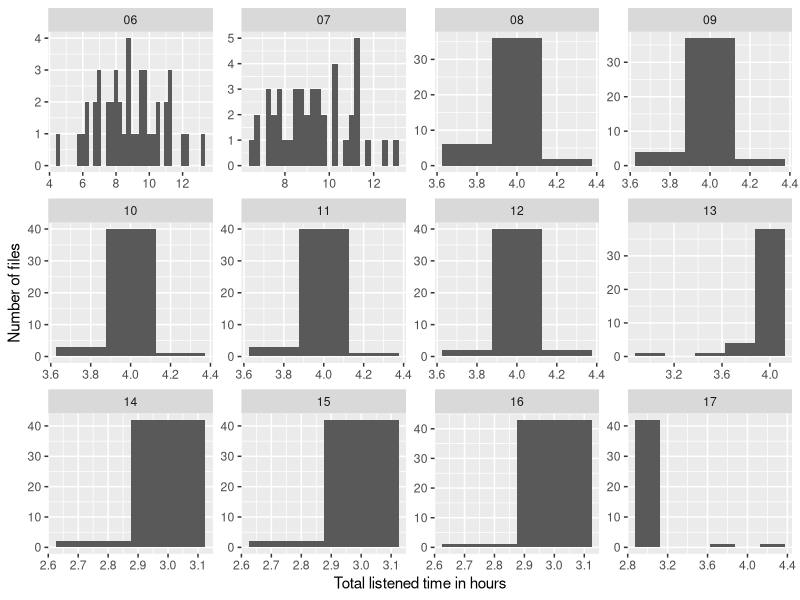
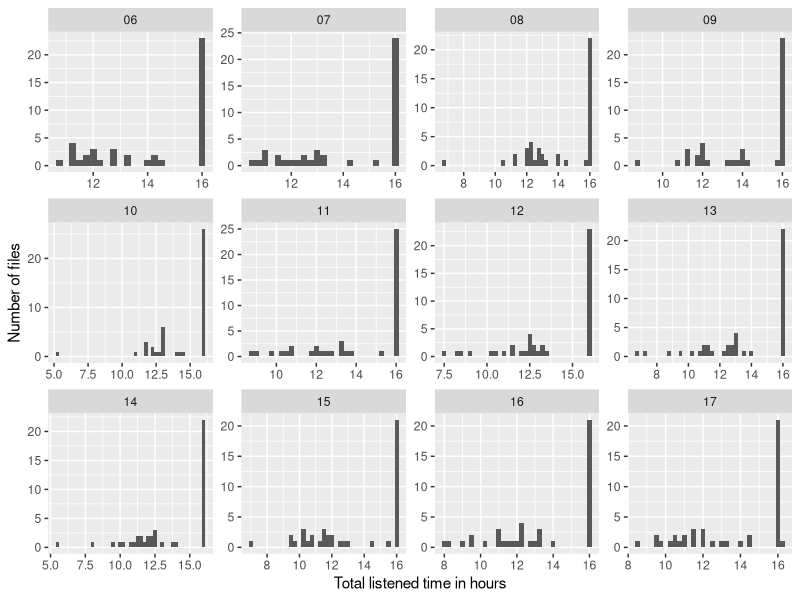

Recreate these plots in R, in order.
## ---- chunk 1
knitr::opts_chunk$set(echo = TRUE)
#knitr::opts_knit$set(root.dir = normalizePath(".."))
#eb: i commented out the above so paths will work as they should; under
# knit you always want the knit directory to be the *project* directory
library(tidyverse)
library(kableExtra)
library(skimr)

## ---- chunk 2

listened_time <- read_csv(
  "../output/Total_Listen_Time_Summary.csv",
  col_types = cols(
    filename = col_character(),
    subregion_time = col_double(),
    skip_time = col_double(),
    num_makeup_region = col_double(),
    num_subregion_with_annot = col_double(),
    total_listen_time = col_double(),
    num_extra_region = col_double(),
    silence_time = col_double(),
    num_surplus_region = col_double(),
    surplus_time = col_double(),
    makeup_time = col_double(),
    extra_time = col_double(),
    skip_silence_overlap_hour = col_double(),
    end_time = col_double(),
    silence_raw_hour = col_double(),
    subregion_raw_hour = col_double(),
    num_raw_subregion = col_double(),
    positions = col_character(),
    ranks = col_character(),
    annotation_counts_raw = col_character()
  )) %>%
  # All *_time columns are in milliseconds, add their hour counterparts
  mutate(across(.cols = ends_with('_time'), ~ .x / (60 * 60 * 1000), .names = '{.col}_hour')) %>%
  # Some of the "_hour" columns were already in the csv, round all of them to 2 decimal places.
  mutate(across(.cols = ends_with('_hour'), ~ round(.x, 2))) %>%
  # Enforce order for consistency with the older Python code
  relocate(extra_time_hour,makeup_time_hour,surplus_time_hour,silence_time_hour,
           subregion_time_hour,skip_time_hour,end_time_hour,total_listen_time_hour,
           silence_raw_hour,subregion_raw_hour, .after = last_col())

listened_time_with_months <- listened_time %>% 
  separate(filename, into = c("subj","month"), sep = "_", extra="drop",remove=F)
skim(listened_time_with_months)
## ---- chunk 3
avgs <- listened_time_with_months %>% 
  group_by(month) %>% 
  summarise(mean_listen_time = round(mean(total_listen_time_hour), 2),
            sd_listen_time = round(sd(total_listen_time_hour),2),
            max = max(total_listen_time_hour), 
            min = min(total_listen_time_hour)
            )
knitr::kable(
  avgs,
  caption = "Mean, maximum and minimum listened time per month in hours"
) %>%
  kable_styling(bootstrap_options = c("striped", "hover", "condensed"), full_width = T, fixed_thead = T)

## ---- chunk 4
avgs_silence <- listened_time_with_months %>% 
  group_by(month) %>% 
  summarise(mean_silence_time = round(mean(silence_raw_hour), 2),
            sd_silence_time = round(sd(silence_raw_hour),2),
            max = max(silence_raw_hour), 
            min = min(silence_raw_hour),
            mean_length_of_recording = round(mean(end_time_hour), 2),
            sd_recording_length = round(sd(end_time_hour),2),
            max_length = max(end_time_hour), 
            min_length = min(end_time_hour),)
knitr::kable(
  avgs_silence,
  caption = "Mean, maximum and minimum silence time per month in hours"
) %>%
  kable_styling(bootstrap_options = c("striped", "hover", "condensed"), full_width = T, fixed_thead = T)

## ---- chunk 5
knitr::kable(
  listened_time_with_months[1:5,] %>% select(filename, ends_with("hour")),
  caption = "A tibble of listened time csv file"
) %>%
    kable_styling(bootstrap_options = c("striped", "hover", "condensed"), full_width = F, position = 'left')
## ---- chunk 6
ggplot(data = listened_time_with_months) + geom_histogram(mapping = aes(x = total_listen_time_hour),binwidth=.25) + facet_wrap(~ month, scales = "free") +
  labs(x = "Total listened time in hours", y = "Number of files")
## ---- chunk 7
ggplot(data = listened_time_with_months) + geom_histogram(mapping = aes(x = end_time_hour),binwidth=.25) + facet_wrap(~ month, scales = "free") +
  labs(x = "Total listened time in hours", y = "Number of files")
## ---- chunk 8
headers <- c(
  "filename", 
  "month", 
  "silence_time_hour", 
  "skip_time_hour", 
  "skip_silence_overlap_hour", 
  "end_time_hour", 
  "total_listen_time_hour"
  )
sixseven_summary <- 
  listened_time_with_months %>%
  select(headers) %>%
  filter(month %in% c("06","07") & (total_listen_time_hour>12 | total_listen_time_hour<8)) %>%
  mutate(calculation_of_listen_time_hour = sprintf("= %s - (%s + %s - %s)", end_time_hour, skip_time_hour, silence_time_hour, skip_silence_overlap_hour)) %>% 
  arrange(total_listen_time_hour)

write_csv(sixseven_summary, 'sixseven_problems')

knitr::kable(sixseven_summary) %>%
  kable_styling(bootstrap_options = c("striped", "hover", "condensed", "bordered"), full_width = F, fixed_thead = T)
## ---- chunk 9
alternative <- listened_time_with_months %>%
  filter(month %in% c("06", "07")) %>%
  select(headers) %>%
  mutate(case1 = end_time_hour - (silence_time_hour - skip_silence_overlap_hour), case2 = end_time_hour - silence_time_hour) %>%
  filter(case1 > 12 | case1 < 8 | case2 > 12 | case2 < 8) %>% 
  arrange(total_listen_time_hour)

knitr::kable(alternative) %>%
  kable_styling(bootstrap_options = c("striped", "hover", "condensed", "bordered"), full_width = F, fixed_thead = T)
## ---- chunk 10
eight2thirteen <- 
  listened_time_with_months %>% 
  filter(month %in% c("08","09","10","11","12","13") & (total_listen_time_hour>4.25 | total_listen_time_hour<3.75 | num_raw_subregion<5)) %>%
  select(filename, month, ends_with("hour"),  -skip_silence_overlap_hour, contains("raw"), -annotation_counts_raw) %>% 
  arrange(total_listen_time_hour)

write_csv(eight2thirteen, 'eight2thirteen_problems')

listened_time_with_months %>% 
   filter(month %in% c("08","09","10","11","12","13") & num_raw_subregion<5) %>% 
  select(filename, month, ends_with("hour"),  -skip_silence_overlap_hour, contains("raw"), -annotation_counts_raw) %>% 
  arrange(total_listen_time_hour) %>%
  knitr::kable() %>%
  kable_styling(bootstrap_options = c("striped", "hover", "condensed", "bordered"), full_width = F, fixed_thead = T)

## ---- chunk 11
knitr::kable(eight2thirteen, table.attr='class="bigTable"') %>%
    kable_styling(bootstrap_options = c("striped", "hover", "condensed", "bordered"), full_width = F, fixed_thead = T, position="left")
## ---- chunk 12
fourteen2seventeen <-
  listened_time_with_months %>% 
  filter(month %in% c("14","15","16","17") & (total_listen_time_hour>3.25 | total_listen_time_hour<2.75)) %>%
  select(filename, month, ends_with("hour"),  -skip_silence_overlap_hour, contains("raw"), -annotation_counts_raw) %>% 
  arrange(total_listen_time_hour)

write_csv(fourteen2seventeen, 'fourteen2seventeen_problems')
listened_time_with_months %>% 
   filter(month %in% c("14","15","16","17") & num_raw_subregion<5) %>% 
  select(filename, month, ends_with("hour"),  -skip_silence_overlap_hour, contains("raw"), -annotation_counts_raw) %>% 
  arrange(total_listen_time_hour) %>%
  knitr::kable() %>%
  kable_styling(bootstrap_options = c("striped", "hover", "condensed", "bordered"), full_width = F, fixed_thead = T)
## ---- chunk 13
knitr::kable(fourteen2seventeen) %>%
      kable_styling(bootstrap_options = c("striped", "hover", "condensed", "bordered"), full_width = F, fixed_thead = T, position="left")
## ---- chunk 14
bind_rows(eight2thirteen, fourteen2seventeen) %>%
    mutate(
        without_surplus = total_listen_time_hour - surplus_time_hour
    ) %>%
    filter(
        total_listen_time_hour != without_surplus
    ) %>%
  select(filename, total_listen_time_hour, without_surplus, everything()) %>%
  knitr::kable() %>%
  kable_styling(bootstrap_options = c("striped", "hover", "condensed", "bordered"), full_width = F, fixed_thead = T)
## ---- chunk 15
mini_listened_time_data <- listened_time_with_months %>% 
  dplyr::select(filename, subj, month, positions, ranks, annotation_counts_raw)

ranks_fixed <- mini_listened_time_data %>% 
  separate(ranks,  into= c("r1","r2","r3","r4","r5"), sep = "', '", remove = F) %>% 
  mutate( r1 = str_extract(r1, "\\d"),
          r2 = str_extract(r2, "\\d"),
          r3 = str_extract(r3, "\\d"),
          r4 = str_extract(r4, "\\d"),
          r5 = str_extract(r5, "\\d")) 

ranks_long <- ranks_fixed %>%  
  dplyr::select(filename, subj, month, r1:r5) %>% 
  pivot_longer(cols = r1:r5, names_to = "slot", values_to = "rank") %>% 
  mutate(slot = str_extract(slot, "\\d"))

positions_fixed <- mini_listened_time_data %>% 
  separate(positions,  into= c("p1","p2","p3","p4","p5"), sep = "', '", remove = F) %>%
  mutate( p1 = str_extract(p1, "\\d"),
          p2 = str_extract(p2, "\\d"),
          p3 = str_extract(p3, "\\d"),
          p4 = str_extract(p4, "\\d"),
          p5 = str_extract(p5, "\\d")) 

positions_long <- positions_fixed %>% 
  dplyr::select(filename, subj, month, p1:p5) %>% 
  pivot_longer(cols = p1:p5, names_to = "slot", values_to = "position") %>% 
  mutate(slot = str_extract(slot, "\\d"))

counts_fixed <- mini_listened_time_data %>%
  separate(annotation_counts_raw, into= c("c1","c2","c3","c4","c5"), sep = ",", remove = F) %>%
  mutate( c1 = str_extract(c1, "\\d+"),
          c2 = str_extract(c2, "\\d+"),
          c3 = str_extract(c3, "\\d+"),
          c4 = str_extract(c4, "\\d+"),
          c5 = str_extract(c5, '\\d+')
    )

counts_long <- counts_fixed %>%
  select(filename, subj, month, c1:c5) %>%
  pivot_longer(cols = c1:c5, names_to = 'slot', values_to = 'counts') %>%
  mutate(slot = str_extract(slot, '\\d'))

voila <- positions_long %>%
  left_join(ranks_long) %>%
  left_join(counts_long)
## ---- chunk 16
final <- 
  voila %>%
  filter(!(month %in% c('06', '07'))) %>%
  arrange(filename, position) %>%
  select(-slot)

skim(final)

# t1 <- final %>%
#   semi_join(eight2thirteen, by="filename")
# t2 <- final %>%
#   semi_join(fourteen2seventeen, by="filename")

# knitr::kable(t1, caption = 'Subregion summary for months 8 to 13') %>%
#       kable_styling(bootstrap_options = c("striped", "hover", "condensed", "bordered"), full_width = F, fixed_thead = T, position="left")
# 
# knitr::kable(t2, caption = 'Subregion summary for months 14 to 17') %>%
#       kable_styling(bootstrap_options = c("striped", "hover", "condensed", "bordered"), full_width = F, fixed_thead = T, position="left")
## ---- chunk 17
files_missing_rank <- final %>% 
  filter(is.na(rank)) %>% 
  group_by(filename, subj, month) %>% 
  summarise(num_sr_perfile = n_distinct(position)) %>% 
  arrange(num_sr_perfile, month)
files_missing_rank
## ---- chunk 18
  
final %>% 
  filter(month %in% c("08","09","10","11","12","13") & rank=="5" & counts != "0")

final %>% 
  filter(month %in% c("14","15","16","17") & (rank=="5"| rank=="4")  & counts != "0")

## ---- chunk 19
  
final %>% 
  filter(month %in% c("08","09","10","11","12","13") & rank!="5" & counts == "0")

final %>% 
  filter(month %in% c("14","15","16","17") & (rank!="5"&  rank!="4")  & counts == "0")

## ---- chunk 20
knitr::kable(final, caption = 'Subregion summary for the entire corpus') %>%
       kable_styling(bootstrap_options = c("striped", "hover", "condensed", "bordered"), full_width = F, fixed_thead = T, position="left")
## ---- chunk 21
counts_by_region <- 
  read_csv('../old_scripts/pre-Zhenya/output/counts_by_region.csv') %>%
  separate(filename, into = c("subj","month"), sep = "_", extra="drop",remove=F) %>%
  filter(!(month %in% c("06", "07"))) %>%
  mutate(inside = total - outside)

counts_by_region %>%
knitr::kable(caption = 'Annotation counts by subregion for the entire corpus') %>%
       kable_styling(bootstrap_options = c("striped", "hover", "condensed", "bordered"), full_width = F, fixed_thead = T, position="left")

## ---- chunk 22
timeline <- read_csv('../old_scripts/pre-Zhenya/output/timeline_data.csv')

timeline %>%
knitr::kable(caption = 'Timeline summary for the entire corpus') %>%
       kable_styling(bootstrap_options = c("striped", "hover", "condensed", "bordered"), full_width = F, fixed_thead = T, position="left")
